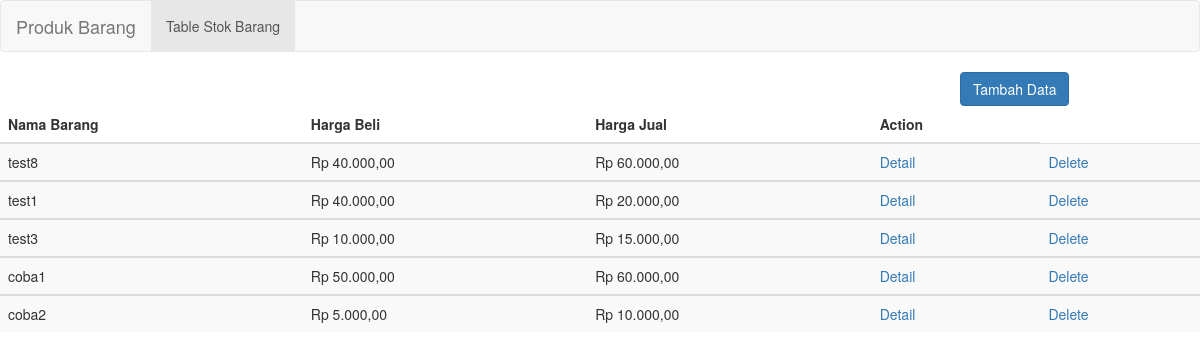
The page / on the database its author committed.
### tables this page shows
CREATE TABLE `tb_barang` (
  `idbarang` int(11) NOT NULL,
  `namabarang` varchar(50) NOT NULL,
  `hargabeli` int(11) NOT NULL,
  `hargajual` int(11) NOT NULL,
  `stok` int(11) NOT NULL,
  `gambarbarang` text NOT NULL
);

### application/controllers/Welcome.php (called while the page is built, shortened)
<?php
class Welcome extends CI_Controller {
	 public function __construct()
	 {
		 $this->load->model('Produkmodel');
	 }
	public function index()
	{
		$data['product'] = $this->Produkmodel->getDataAllProduct();
		$this->load->view('welcome_message', $data);
	}
}

### index.php (called while the page is built, shortened)
<?php
require_once BASEPATH.'core/CodeIgniter.php';

### application/models/Produkmodel.php (called while the page is built, shortened)
<?php
class Produkmodel extends CI_Model{
     public function getDataAllProduct()
     {
         $query = $this->db->query("SELECT * FROM  tb_barang");
         return $query->result_array();
     }
}
?>

### application/views/welcome_message.php (the view, shortened to what this page needs)
?><!DOCTYPE html>
<html lang="en">
<head>
	<link rel="stylesheet" href="https://maxcdn.bootstrapcdn.com/bootstrap/3.4.1/css/bootstrap.min.css">
</head>
<body>
<nav class="navbar navbar-default">
  <div class="container-fluid">
    <div class="navbar-header">
      <a class="navbar-brand" href="#">Produk Barang</a>
    </div>
    <ul class="nav navbar-nav">
      <li class="active"><a href="#">Table Stok Barang</a></li>
    </ul>
  </div>
</nav>
<div style="margin-left:80%;">
	<a href="<?php echo base_url();?>index.php/formtambah"><button type="button" class="btn btn-primary">Tambah Data</button></a>
</div>
<table class="table table-striped">
  <thead>
    <tr>
      <th scope="col">Nama Barang</th>
      <th scope="col">Harga Beli</th>
      <th scope="col">Harga Jual</th>
	  <th scope="col">Action</th>
    </tr>
  </thead>
<?php   foreach($product as $row){ ?>
  <tbody>
    <tr>
      <td> <?=$row['namabarang'];?></td>
	  <td><?="Rp ".number_format($row['hargabeli'], 2, ",", ".");?></td>
	  <td> <?="Rp ".number_format($row['hargajual'], 2, ",", ".");?></td>
	  <td><a  href="<?php echo base_url();?>index.php/detaildata/<?=$row['idbarang'];?>">Detail</a></td>
	  <td>  <a    href="javascript:void(0);"onclick="confirmationdelete(<?=$row['idbarang'];?>);">Delete</a></td>
    </tr>
  </tbody>
  <?php   } ?>
</table>
</body>
</html>

### rows shown on the page
tb_barang: namabarang "test8", hargabeli "40.000,00", hargajual "60.000,00"
tb_barang: namabarang "test1", hargabeli "40.000,00", hargajual "20.000,00"
tb_barang: namabarang "test3", hargabeli "10.000,00", hargajual "15.000,00"
tb_barang: namabarang "coba1", hargabeli "50.000,00", hargajual "60.000,00"
tb_barang: namabarang "coba2", hargabeli "5.000,00", hargajual "10.000,00"
